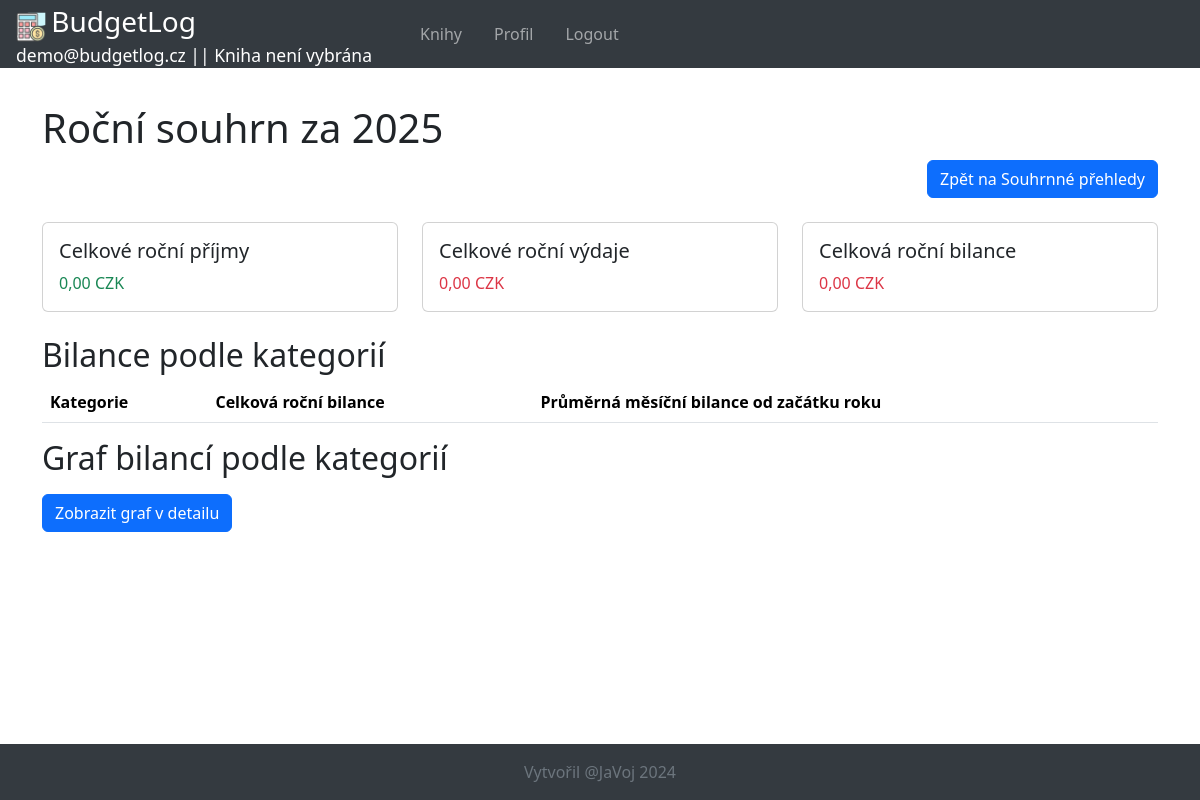
Page /dashboard/year/2025/ (signed in) on the earlier database version.
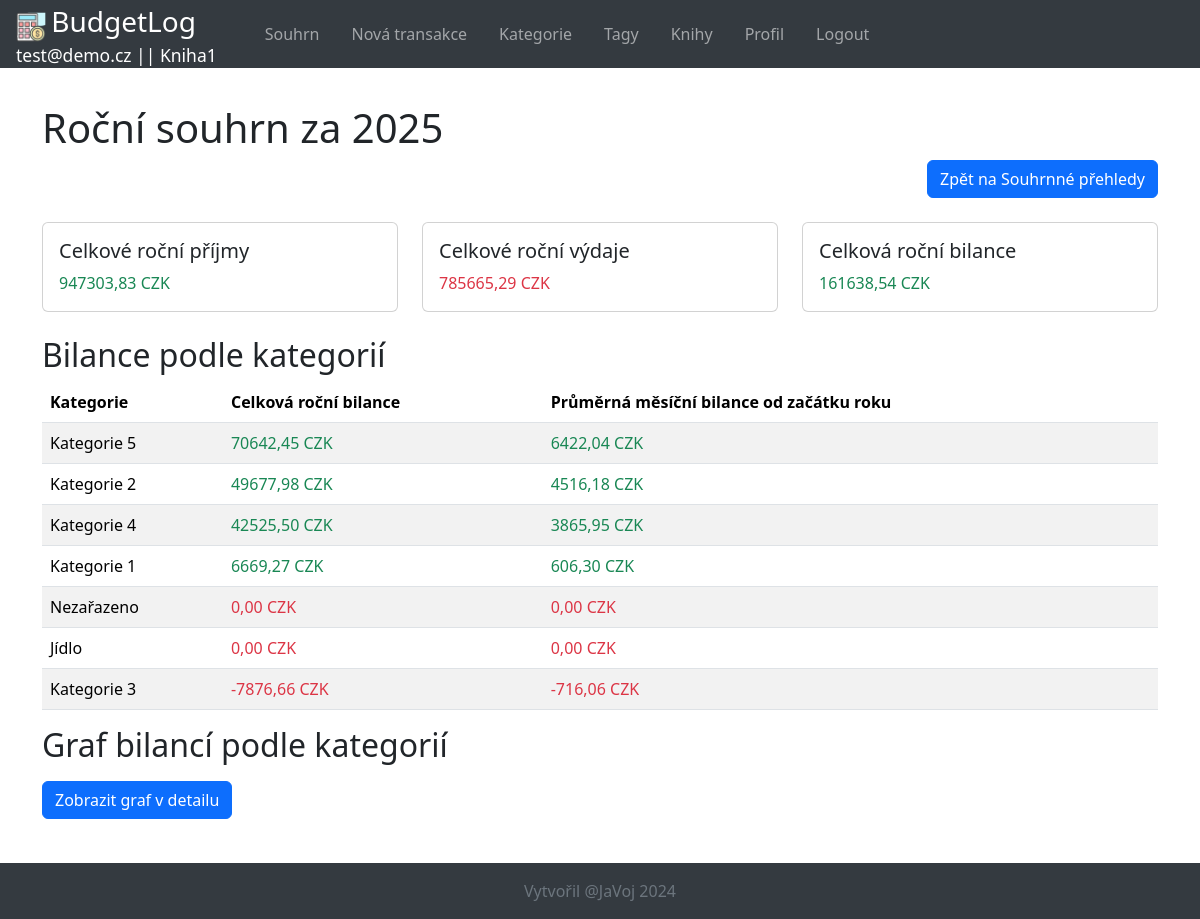
Same page on the later database version.
### budgetlog/models.py (models this page shows, shortened)
class AppUser(AbstractBaseUser):
    email = models.EmailField(max_length=100, unique=True)
    is_admin = models.BooleanField(default=False)
    is_active = models.BooleanField(default=True)
    class Meta:
        verbose_name = "Uživatel"
        verbose_name_plural = "Uživatelé"
    objects = UserManager()
    USERNAME_FIELD = "email"

class Book(models.Model):
    name = models.CharField(max_length=100, verbose_name="Jméno knihy", help_text="Uveďte jméno knihy")
    description = models.TextField(null=True, blank=True, verbose_name="Popis knihy",
                                   help_text="Popis knihy (volitelný)")
    owner = models.ForeignKey(AppUser, on_delete=models.CASCADE, related_name='books',
                              verbose_name="Majitel", help_text="Majitel knihy")
    class Meta:
        verbose_name = "Kniha"
        verbose_name_plural = "Knihy"
        constraints = [
            models.UniqueConstraint(fields=['name', 'owner'], name='unique_book_name_owner')
        ]
    object_plural_genitiv = "knih"
    object_singular_akluzativ = "knihu"

class Category(models.Model):
    name = models.CharField(max_length=200, verbose_name="Název",
                            help_text="Uveď název kategorie pro transakce (např. potraviny, doprava, zábava)")
    color = models.CharField(max_length=7, default='#000000', verbose_name="Barva kategorie",
                             help_text="Barva kategorie pro zobrazení v grafu ročního přehledu")
    description = models.TextField(null=True, blank=True, verbose_name="Popis",
                                   help_text="Detailnější popis kategorie pro transakce (volitelný)")
    book = models.ForeignKey(Book, on_delete=models.CASCADE, verbose_name="Kniha", related_name='categories',
                             help_text="Vyberte knihu, ke které patří tato kategorie")
    is_default = models.BooleanField(default=False)  # Přidání příznaku pro výchozí kategorii, hodnota True umožní nesmazatelnost
    class Meta:
        verbose_name = "Kategorie"
        verbose_name_plural = "Kategorie"
        constraints = [
            models.UniqueConstraint(fields=['name', 'book'], name='unique_category_name_book')
        ]
    object_plural_genitiv = "kategorií"
    object_singular_akluzativ = "kategorii"

### budgetlog/views.py (the view)
# urls.py: path('dashboard/year/<int:year>/', views.YearDetailView.as_view(), name='year-detail'),
class YearDetailView(LoginRequiredMixin, BookContextMixin, TransactionSummaryMixin, TemplateView):
    template_name = 'budgetlog/yearly_detail.html'
    def get_context_data(self, year, **kwargs):
        context = super().get_context_data(**kwargs)
        current_book = self.get_current_book()
        transactions = Transaction.objects.filter(book=current_book, datestamp__year=year)
        total_income, total_expense, total_balance = self.calculate_totals(transactions)
        months, category_summaries, monthly_balances = self.get_yearly_category_summaries(year)
        category_data = []
        for category in category_summaries:
            category_data.append({
                'name': category.name,
                'color': category.color
            })
        monthly_data = {}
        for category in category_summaries:
            monthly_data[category.name] = [monthly_balances[category.name].get(month, 0) for month in months]
        context.update({
            'year': year,
            'category_summaries': category_summaries,
            'months': months,
            'monthly_balances': monthly_balances,
            'total_income': total_income,
            'total_expense': total_expense,
            'total_balance': total_balance,
            'categories_json': json.dumps(category_data),
            'months_json': json.dumps([format(month, 'F') for month in months]),
            'monthly_data_json': json.dumps(monthly_data),
        })
        return context
    def get_yearly_category_summaries(self, year):
        current_book = self.get_current_book()
        transactions = Transaction.objects.filter(book=current_book, datestamp__year=year)
        month_count = date.today().month if year == date.today().year else 12
        category_summaries = Category.objects.filter(book=current_book).annotate(
            total=Coalesce(
                Sum(
                    Case(
                        When(transaction__type='expense', then=-F('transaction__amount')),
                        default=F('transaction__amount'),
                        output_field=DecimalField()
                    ),
                    filter=Q(transaction__datestamp__year=year),
                    output_field=DecimalField()
                ),
                Decimal('0')
            ),
            monthly_average=Coalesce(
                Sum(
                    Case(
                        When(transaction__type='expense', then=-F('transaction__amount')),
                        default=F('transaction__amount'),
                        output_field=DecimalField()
                    ),
                    filter=Q(transaction__datestamp__year=year),
                    output_field=DecimalField()
                ) / month_count,
                Decimal('0')
            )
        ).order_by('-total')
        months = transactions.dates('datestamp', 'month', order='ASC')
        monthly_balances = {category.name: {} for category in category_summaries}
        for month in months:
            month_balances = Category.objects.filter(book=current_book).annotate(
                monthly_total=Coalesce(
                    Sum(
                        Case(
                            When(transaction__type='expense', then=-F('transaction__amount')),
                            default=F('transaction__amount'),
                            output_field=DecimalField()
                        ),
                        filter=Q(transaction__datestamp__year=year, transaction__datestamp__month=month.month),
                        output_field=DecimalField()
                    ),
                    Decimal('0')
                )
            ).order_by('-monthly_total')
            for balance in month_balances:
                monthly_balances[balance.name][month] = float(balance.monthly_total)
        return months, category_summaries, monthly_balances

### budgetlog/views.py (called while the page is built)
    def get_current_book(self):
        if not self.current_book:
            current_book_id = self.request.session.get('current_book_id')
            if current_book_id:
                self.current_book = Book.objects.filter(id=current_book_id, owner=self.request.user).first()
        return self.current_book

    def get_context_data(self, **kwargs):
        context = super().get_context_data(**kwargs)
        current_book = self.get_current_book()
        context.update({
            'all_books': Book.objects.filter(owner=self.request.user),
            'current_book': current_book
        })
        return context

    @staticmethod
    def calculate_totals(filtered_qs):
        totals = filtered_qs.aggregate(
            total_income=Coalesce(Sum('amount', filter=Q(type='income'), output_field=DecimalField()), Decimal('0')),
            total_expense=Coalesce(Sum('amount', filter=Q(type='expense'), output_field=DecimalField()), Decimal('0'))
        )
        total_income = totals['total_income']
        total_expense = totals['total_expense']
        total_balance = total_income - total_expense
        return float(total_income), float(total_expense), float(total_balance)

### budgetlog/templates/budgetlog/yearly_detail.html (shortened to what this page needs)
{% extends "base_generic.html" %}
{% load static %}
{% block content %}
<h1>Roční souhrn za {{ year }}</h1>
<div class="d-grid gap-2 d-md-flex justify-content-md-end">
    <a href="{% url 'dashboard' %}" class="btn btn-primary">Zpět na Souhrnné přehledy</a>
</div>
<br>
<div class="row mb-4">
    <div class="col-md-4">
        <div class="card">
            <div class="card-body">
                <h5 class="card-title">Celkové roční příjmy</h5>
                <p class="card-text text-success">{{ total_income|floatformat:2 }} CZK</p>
            </div>
        </div>
    </div>
    <div class="col-md-4">
        <div class="card">
            <div class="card-body">
                <h5 class="card-title">Celkové roční výdaje</h5>
                <p class="card-text text-danger">{{ total_expense|floatformat:2 }} CZK</p>
            </div>
        </div>
    </div>
    <div class="col-md-4">
        <div class="card">
            <div class="card-body">
                <h5 class="card-title">Celková roční bilance</h5>
                <p class="card-text">
                    {% if total_balance > 0 %}
                        <span class="text-success">{{ total_balance|floatformat:2 }} CZK</span>
                    {% else %}
                        <span class="text-danger">{{ total_balance|floatformat:2 }} CZK</span>
                    {% endif %}
                </p>
            </div>
        </div>
    </div>
</div>
<h2>Bilance podle kategorií</h2>
<table class="table table-striped">
    <thead>
        <tr>
            <th>Kategorie</th>
            <th>Celková roční bilance</th>
            <th>Průměrná měsíční bilance od začátku roku</th>
        </tr>
    </thead>
    <tbody>
        {% for category in category_summaries %}
            <tr>
                <td>{{ category.name }}</td>
                <td>
                    {% if category.total > 0 %}
                        <span class="text-success">{{ category.total|floatformat:2 }} CZK</span>
                    {% else %}
                        <span class="text-danger">{{ category.total|floatformat:2 }} CZK</span>
                    {% endif %}
                </td>
                <td>
                    {% if category.monthly_average > 0 %}
                        <span class="text-success">{{ category.monthly_average|floatformat:2 }} CZK</span>
                    {% else %}
                        <span class="text-danger">{{ category.monthly_average|floatformat:2 }} CZK</span>
                    {% endif %}
                </td>
            </tr>
        {% endfor %}
    </tbody>
</table>
<div>
    <h2>Graf bilancí podle kategorií</h2>
    <div class="d-grid gap-2 mb-3 mt-3 d-md-block">
        <button id="openModalButton" class="btn btn-primary">Zobrazit graf v detailu</button>
    </div>
</div>
{% endblock %}

### budgetlog/templates/base_generic.html (shortened to what this page needs)
<!DOCTYPE html>
<html lang="cs">
<head>
    {% load static %}
    {% load crispy_forms_tags %}
    <link rel="stylesheet" href="{% static 'css/bootstrap.min.css' %}">
    <link rel="stylesheet" href="{% static 'css/styles.css' %}">
</head>
<body class="d-flex flex-column min-vh-100">
    <header>
        <nav class="navbar navbar-expand-lg navbar-dark bg-dark fixed-top">
            <a class="navbar-brand">
                <div class="py-0 px-3 bg-dark">
                    <img src="{% static 'pics/Optima-GFX-free-icon_calculator_coin_dollar_money.png' %}" alt="logo" width="30" height="30" class="d-inline-block align-center">
                    <span class="fs-3">BudgetLog</span>
                    {% if request.user.is_authenticated %}
                        <div class="d-flex justify-content-between align-items-center">
                            <span class="small">{{ request.user.email }} |</span>
                            {% if current_book %}
                                <span class="small">| {{ current_book.name }}</span>
                            {% else %}
                                <span class="small">| Kniha není vybrána</span>
                            {% endif %}
                        </div>
                    {% endif %}
                </div>
            </a>
            <div class="collapse navbar-collapse" id="navbarNav">
                {% if request.user.is_authenticated %}
                    <ul class="navbar-nav">
                        {% if current_book %}
                            <li class="nav-item">
                                <a class="nav-link" href="{% url 'dashboard' %}">Souhrn</a>
                            </li>
                            <li class="nav-item">
                                <a class="nav-link" href="{% url 'transaction-add' %}">Nová transakce</a>
                            </li>
                            <li class="nav-item">
                                <a class="nav-link" href="{% url 'category-list' %}">Kategorie</a>
                            </li>
                            <li class="nav-item">
                                <a class="nav-link" href="{% url 'tag-list' %}">Tagy</a>
                            </li>
                        {% endif %}
                        <li class="nav-item">
                            <a class="nav-link" href="{% url 'book-list' %}">Knihy</a>
                        </li>
                        <li class="nav-item">
                            <a class="nav-link" href="{% url 'profile' %}">Profil</a>
                        </li>
                        <li class="nav-item">
                            <a class="nav-link" href="{% url 'logout' %}">Logout</a>
                        </li>
                    </ul>
                {% endif %}
            </div>
        </nav>
    </header>
    <main class="flex-shrink-0">
        <div class="container">
            {% block content %}{% endblock %}
        </div>
    </main>
    <footer class="footer py-3 bg-dark">
        <div class="container text-center">
            <span class="text-muted">Vytvořil @JaVoj 2024</span>
        </div>
    </footer>
</body>
</html>

Differences in the rows shown:
changed AppUser: user.email "demo@budgetlog.cz" → "test@demo.cz"
now on this page (row edited): Book: name "Kniha1"
now on this page (row edited): Category: name "Kategorie 5", total "70642,45", monthly_average "6422,04"
now on this page (row edited): Category: name "Kategorie 2", total "49677,98", monthly_average "4516,18"
now on this page (row edited): Category: name "Kategorie 4", total "42525,50", monthly_average "3865,95"
now on this page (row edited): Category: name "Kategorie 1", total "6669,27", monthly_average "606,30"
now on this page (row edited): Category: name "Nezařazeno", total "0,00", monthly_average "0,00"
now on this page (row edited): Category: name "Jídlo", total "0,00", monthly_average "0,00"
now on this page (row edited): Category: name "Kategorie 3", total "-7876,66", monthly_average "-716,06"
Other differences:
{{ total_income|floatformat:2 }}: "0,00" → "947303,83"
{{ total_expense|floatformat:2 }}: "0,00" → "785665,29"
{{ total_balance|floatformat:2 }}: (not shown) → "161638,54"
{{ total_balance|floatformat:2 }}: "0,00" → (not shown)
text no longer shown: "| Kniha není vybrána"
text now shown: "| Souhrn Nová transakce Kategorie Tagy"
